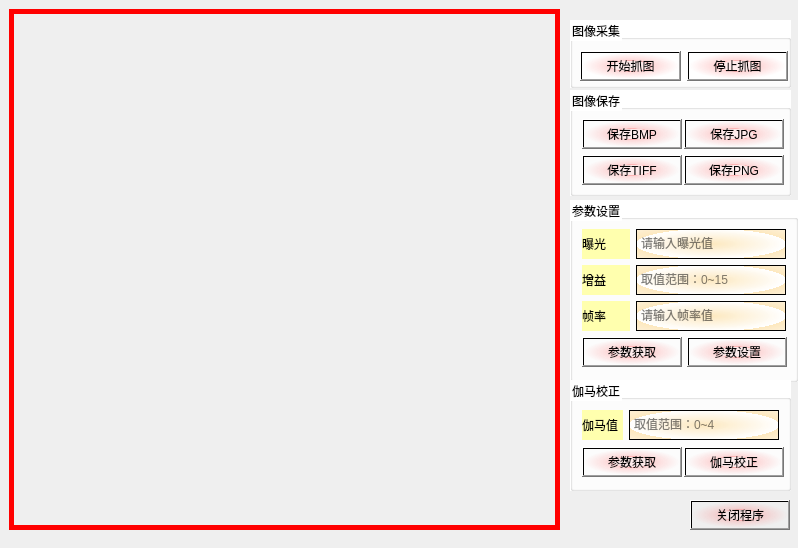
<?xml version="1.0" encoding="UTF-8"?>
<ui version="4.0">
 <class>Widget</class>
 <widget class="QWidget" name="Widget">
  <property name="geometry">
   <rect>
    <x>0</x>
    <y>0</y>
    <width>798</width>
    <height>548</height>
   </rect>
  </property>
  <property name="windowTitle">
   <string>Widget</string>
  </property>
  <widget class="QLabel" name="label">
   <property name="geometry">
    <rect>
     <x>9</x>
     <y>9</y>
     <width>551</width>
     <height>521</height>
    </rect>
   </property>
   <property name="styleSheet">
    <string notr="true">QLabel{
border-image:url(1.jpg);
border:5px solid red;
border-image:url(1.jpg);
}
</string>
   </property>
   <property name="text">
    <string/>
   </property>
  </widget>
  <widget class="QGroupBox" name="groupBox_3">
   <property name="geometry">
    <rect>
     <x>570</x>
     <y>90</y>
     <width>221</width>
     <height>106</height>
    </rect>
   </property>
   <property name="styleSheet">
    <string notr="true">font: 12pt &quot;楷体&quot;;
background-color: rgb(255, 255, 255);</string>
   </property>
   <property name="title">
    <string>图像保存</string>
   </property>
   <layout class="QVBoxLayout" name="verticalLayout_3">
    <item>
     <layout class="QHBoxLayout" name="horizontalLayout_4">
      <item>
       <widget class="QPushButton" name="btnSaveBMP">
        <property name="minimumSize">
         <size>
          <width>100</width>
          <height>30</height>
         </size>
        </property>
        <property name="toolTip">
         <string>&lt;html&gt;&lt;head/&gt;&lt;body&gt;&lt;p align=&quot;center&quot;&gt;&lt;span style=&quot; color:#ffffff;&quot;&gt;&lt;br/&gt;&lt;/span&gt;&lt;/p&gt;&lt;/body&gt;&lt;/html&gt;</string>
        </property>
        <property name="styleSheet">
         <string notr="true">font: 12pt &quot;楷体&quot;;
background-color: qradialgradient(spread:pad, cx:0.5, cy:0.5, radius:0.5, fx:0.5, fy:0.5, stop:0 rgba(255, 235, 235, 206), stop:0.35 rgba(255, 188, 188, 80), stop:0.4 rgba(255, 162, 162, 80), stop:0.425 rgba(255, 132, 132, 156), stop:0.44 rgba(252, 128, 128, 80), stop:1 rgba(255, 255, 255, 0));</string>
        </property>
        <property name="text">
         <string>保存BMP</string>
        </property>
       </widget>
      </item>
      <item>
       <widget class="QPushButton" name="btnSaveJPG">
        <property name="minimumSize">
         <size>
          <width>100</width>
          <height>30</height>
         </size>
        </property>
        <property name="toolTip">
         <string>&lt;html&gt;&lt;head/&gt;&lt;body&gt;&lt;p align=&quot;center&quot;&gt;&lt;span style=&quot; color:#ffffff;&quot;&gt;&lt;br/&gt;&lt;/span&gt;&lt;/p&gt;&lt;/body&gt;&lt;/html&gt;</string>
        </property>
        <property name="styleSheet">
         <string notr="true">font: 12pt &quot;楷体&quot;;
background-color: qradialgradient(spread:pad, cx:0.5, cy:0.5, radius:0.5, fx:0.5, fy:0.5, stop:0 rgba(255, 235, 235, 206), stop:0.35 rgba(255, 188, 188, 80), stop:0.4 rgba(255, 162, 162, 80), stop:0.425 rgba(255, 132, 132, 156), stop:0.44 rgba(252, 128, 128, 80), stop:1 rgba(255, 255, 255, 0));</string>
        </property>
        <property name="text">
         <string>保存JPG</string>
        </property>
       </widget>
      </item>
     </layout>
    </item>
    <item>
     <layout class="QHBoxLayout" name="horizontalLayout_5">
      <item>
       <widget class="QPushButton" name="btnSaveTIFF">
        <property name="minimumSize">
         <size>
          <width>100</width>
          <height>30</height>
         </size>
        </property>
        <property name="toolTip">
         <string>&lt;html&gt;&lt;head/&gt;&lt;body&gt;&lt;p align=&quot;center&quot;&gt;&lt;span style=&quot; color:#ffffff;&quot;&gt;&lt;br/&gt;&lt;/span&gt;&lt;/p&gt;&lt;/body&gt;&lt;/html&gt;</string>
        </property>
        <property name="styleSheet">
         <string notr="true">font: 12pt &quot;楷体&quot;;
background-color: qradialgradient(spread:pad, cx:0.5, cy:0.5, radius:0.5, fx:0.5, fy:0.5, stop:0 rgba(255, 235, 235, 206), stop:0.35 rgba(255, 188, 188, 80), stop:0.4 rgba(255, 162, 162, 80), stop:0.425 rgba(255, 132, 132, 156), stop:0.44 rgba(252, 128, 128, 80), stop:1 rgba(255, 255, 255, 0));</string>
        </property>
        <property name="text">
         <string>保存TIFF</string>
        </property>
       </widget>
      </item>
      <item>
       <widget class="QPushButton" name="btnSavePNG">
        <property name="minimumSize">
         <size>
          <width>100</width>
          <height>30</height>
         </size>
        </property>
        <property name="toolTip">
         <string>&lt;html&gt;&lt;head/&gt;&lt;body&gt;&lt;p align=&quot;center&quot;&gt;&lt;span style=&quot; color:#ffffff;&quot;&gt;&lt;br/&gt;&lt;/span&gt;&lt;/p&gt;&lt;/body&gt;&lt;/html&gt;</string>
        </property>
        <property name="styleSheet">
         <string notr="true">font: 12pt &quot;楷体&quot;;
background-color: qradialgradient(spread:pad, cx:0.5, cy:0.5, radius:0.5, fx:0.5, fy:0.5, stop:0 rgba(255, 235, 235, 206), stop:0.35 rgba(255, 188, 188, 80), stop:0.4 rgba(255, 162, 162, 80), stop:0.425 rgba(255, 132, 132, 156), stop:0.44 rgba(252, 128, 128, 80), stop:1 rgba(255, 255, 255, 0));</string>
        </property>
        <property name="text">
         <string>保存PNG</string>
        </property>
       </widget>
      </item>
     </layout>
    </item>
   </layout>
  </widget>
  <widget class="QGroupBox" name="groupBox_4">
   <property name="geometry">
    <rect>
     <x>570</x>
     <y>20</y>
     <width>221</width>
     <height>68</height>
    </rect>
   </property>
   <property name="styleSheet">
    <string notr="true">font: 12pt &quot;楷体&quot;;
background-color: rgb(255, 255, 255);</string>
   </property>
   <property name="title">
    <string>图像采集</string>
   </property>
   <widget class="QWidget" name="layoutWidget">
    <property name="geometry">
     <rect>
      <x>10</x>
      <y>30</y>
      <width>208</width>
      <height>32</height>
     </rect>
    </property>
    <layout class="QHBoxLayout" name="horizontalLayout">
     <item>
      <widget class="QPushButton" name="btnStartGrab">
       <property name="minimumSize">
        <size>
         <width>100</width>
         <height>30</height>
        </size>
       </property>
       <property name="toolTip">
        <string>&lt;html&gt;&lt;head/&gt;&lt;body&gt;&lt;p align=&quot;center&quot;&gt;&lt;span style=&quot; color:#ffffff;&quot;&gt;&lt;br/&gt;&lt;/span&gt;&lt;/p&gt;&lt;/body&gt;&lt;/html&gt;</string>
       </property>
       <property name="styleSheet">
        <string notr="true">font: 12pt &quot;楷体&quot;;
background-color: qradialgradient(spread:pad, cx:0.5, cy:0.5, radius:0.5, fx:0.5, fy:0.5, stop:0 rgba(255, 235, 235, 206), stop:0.35 rgba(255, 188, 188, 80), stop:0.4 rgba(255, 162, 162, 80), stop:0.425 rgba(255, 132, 132, 156), stop:0.44 rgba(252, 128, 128, 80), stop:1 rgba(255, 255, 255, 0));</string>
       </property>
       <property name="text">
        <string>开始抓图</string>
       </property>
      </widget>
     </item>
     <item>
      <widget class="QPushButton" name="btnStopGrab">
       <property name="minimumSize">
        <size>
         <width>100</width>
         <height>30</height>
        </size>
       </property>
       <property name="toolTip">
        <string>&lt;html&gt;&lt;head/&gt;&lt;body&gt;&lt;p align=&quot;center&quot;&gt;&lt;span style=&quot; color:#ffffff;&quot;&gt;&lt;br/&gt;&lt;/span&gt;&lt;/p&gt;&lt;/body&gt;&lt;/html&gt;</string>
       </property>
       <property name="styleSheet">
        <string notr="true">font: 12pt &quot;楷体&quot;;
background-color: qradialgradient(spread:pad, cx:0.5, cy:0.5, radius:0.5, fx:0.5, fy:0.5, stop:0 rgba(255, 235, 235, 206), stop:0.35 rgba(255, 188, 188, 80), stop:0.4 rgba(255, 162, 162, 80), stop:0.425 rgba(255, 132, 132, 156), stop:0.44 rgba(252, 128, 128, 80), stop:1 rgba(255, 255, 255, 0));</string>
       </property>
       <property name="text">
        <string>停止抓图</string>
       </property>
      </widget>
     </item>
    </layout>
   </widget>
  </widget>
  <widget class="QGroupBox" name="groupBox_5">
   <property name="geometry">
    <rect>
     <x>570</x>
     <y>200</y>
     <width>228</width>
     <height>182</height>
    </rect>
   </property>
   <property name="styleSheet">
    <string notr="true">font: 12pt &quot;楷体&quot;;
background-color: rgb(255, 255, 255);</string>
   </property>
   <property name="title">
    <string>参数设置</string>
   </property>
   <layout class="QVBoxLayout" name="verticalLayout">
    <item>
     <layout class="QHBoxLayout" name="horizontalLayout_7">
      <item>
       <widget class="QLabel" name="label_2">
        <property name="styleSheet">
         <string notr="true">background-color: rgb(255, 255, 174);</string>
        </property>
        <property name="text">
         <string>曝光</string>
        </property>
       </widget>
      </item>
      <item>
       <widget class="QPlainTextEdit" name="B__expose">
        <property name="maximumSize">
         <size>
          <width>150</width>
          <height>30</height>
         </size>
        </property>
        <property name="styleSheet">
         <string notr="true">background-color: qradialgradient(spread:repeat, cx:0.5, cy:0.5, radius:0.5, fx:0.5, fy:0.5, stop:0 rgba(255, 170, 0, 62), stop:1 rgba(255, 255, 255, 255));</string>
        </property>
        <property name="placeholderText">
         <string>请输入曝光值</string>
        </property>
       </widget>
      </item>
     </layout>
    </item>
    <item>
     <layout class="QHBoxLayout" name="horizontalLayout_8">
      <item>
       <widget class="QLabel" name="label_3">
        <property name="styleSheet">
         <string notr="true">background-color: rgb(255, 255, 174);</string>
        </property>
        <property name="text">
         <string>增益</string>
        </property>
       </widget>
      </item>
      <item>
       <widget class="QPlainTextEdit" name="B__gamma_2">
        <property name="maximumSize">
         <size>
          <width>150</width>
          <height>30</height>
         </size>
        </property>
        <property name="styleSheet">
         <string notr="true">background-color: qradialgradient(spread:repeat, cx:0.5, cy:0.5, radius:0.5, fx:0.5, fy:0.5, stop:0 rgba(255, 170, 0, 62), stop:1 rgba(255, 255, 255, 255));</string>
        </property>
        <property name="placeholderText">
         <string>取值范围：0~15</string>
        </property>
       </widget>
      </item>
     </layout>
    </item>
    <item>
     <layout class="QHBoxLayout" name="horizontalLayout_9">
      <item>
       <widget class="QLabel" name="label_4">
        <property name="styleSheet">
         <string notr="true">background-color: rgb(255, 255, 174);</string>
        </property>
        <property name="text">
         <string>帧率</string>
        </property>
       </widget>
      </item>
      <item>
       <widget class="QPlainTextEdit" name="B__fps">
        <property name="maximumSize">
         <size>
          <width>150</width>
          <height>30</height>
         </size>
        </property>
        <property name="styleSheet">
         <string notr="true">background-color: qradialgradient(spread:repeat, cx:0.5, cy:0.5, radius:0.5, fx:0.5, fy:0.5, stop:0 rgba(255, 170, 0, 62), stop:1 rgba(255, 255, 255, 255));</string>
        </property>
        <property name="placeholderText">
         <string>请输入帧率值</string>
        </property>
       </widget>
      </item>
     </layout>
    </item>
    <item>
     <layout class="QHBoxLayout" name="horizontalLayout_6">
      <item>
       <widget class="QPushButton" name="B_getParam">
        <property name="minimumSize">
         <size>
          <width>100</width>
          <height>30</height>
         </size>
        </property>
        <property name="toolTip">
         <string>&lt;html&gt;&lt;head/&gt;&lt;body&gt;&lt;p align=&quot;center&quot;&gt;&lt;span style=&quot; color:#ffffff;&quot;&gt;&lt;br/&gt;&lt;/span&gt;&lt;/p&gt;&lt;/body&gt;&lt;/html&gt;</string>
        </property>
        <property name="styleSheet">
         <string notr="true">font: 12pt &quot;楷体&quot;;
background-color: qradialgradient(spread:pad, cx:0.5, cy:0.5, radius:0.5, fx:0.5, fy:0.5, stop:0 rgba(255, 235, 235, 206), stop:0.35 rgba(255, 188, 188, 80), stop:0.4 rgba(255, 162, 162, 80), stop:0.425 rgba(255, 132, 132, 156), stop:0.44 rgba(252, 128, 128, 80), stop:1 rgba(255, 255, 255, 0));</string>
        </property>
        <property name="text">
         <string>参数获取</string>
        </property>
       </widget>
      </item>
      <item>
       <widget class="QPushButton" name="B_setParam">
        <property name="minimumSize">
         <size>
          <width>100</width>
          <height>30</height>
         </size>
        </property>
        <property name="toolTip">
         <string>&lt;html&gt;&lt;head/&gt;&lt;body&gt;&lt;p align=&quot;center&quot;&gt;&lt;span style=&quot; color:#ffffff;&quot;&gt;&lt;br/&gt;&lt;/span&gt;&lt;/p&gt;&lt;/body&gt;&lt;/html&gt;</string>
        </property>
        <property name="styleSheet">
         <string notr="true">font: 12pt &quot;楷体&quot;;
background-color: qradialgradient(spread:pad, cx:0.5, cy:0.5, radius:0.5, fx:0.5, fy:0.5, stop:0 rgba(255, 235, 235, 206), stop:0.35 rgba(255, 188, 188, 80), stop:0.4 rgba(255, 162, 162, 80), stop:0.425 rgba(255, 132, 132, 156), stop:0.44 rgba(252, 128, 128, 80), stop:1 rgba(255, 255, 255, 0));</string>
        </property>
        <property name="text">
         <string>参数设置</string>
        </property>
       </widget>
      </item>
     </layout>
    </item>
   </layout>
  </widget>
  <widget class="QGroupBox" name="groupBox_6">
   <property name="geometry">
    <rect>
     <x>570</x>
     <y>380</y>
     <width>221</width>
     <height>111</height>
    </rect>
   </property>
   <property name="styleSheet">
    <string notr="true">font: 12pt &quot;楷体&quot;;
background-color: rgb(255, 255, 255);</string>
   </property>
   <property name="title">
    <string>伽马校正</string>
   </property>
   <layout class="QVBoxLayout" name="verticalLayout_2">
    <item>
     <layout class="QHBoxLayout" name="horizontalLayout_10">
      <item>
       <widget class="QLabel" name="label_Gamma">
        <property name="styleSheet">
         <string notr="true">background-color: rgb(255, 255, 174);</string>
        </property>
        <property name="text">
         <string>伽马值</string>
        </property>
       </widget>
      </item>
      <item>
       <widget class="QPlainTextEdit" name="B__Gamma">
        <property name="maximumSize">
         <size>
          <width>150</width>
          <height>30</height>
         </size>
        </property>
        <property name="styleSheet">
         <string notr="true">background-color: qradialgradient(spread:repeat, cx:0.5, cy:0.5, radius:0.5, fx:0.5, fy:0.5, stop:0 rgba(255, 170, 0, 62), stop:1 rgba(255, 255, 255, 255));</string>
        </property>
        <property name="placeholderText">
         <string>取值范围：0~4</string>
        </property>
       </widget>
      </item>
     </layout>
    </item>
    <item>
     <layout class="QHBoxLayout" name="horizontalLayout_13">
      <item>
       <widget class="QPushButton" name="B_getGamma">
        <property name="minimumSize">
         <size>
          <width>100</width>
          <height>30</height>
         </size>
        </property>
        <property name="toolTip">
         <string>&lt;html&gt;&lt;head/&gt;&lt;body&gt;&lt;p align=&quot;center&quot;&gt;&lt;span style=&quot; color:#ffffff;&quot;&gt;&lt;br/&gt;&lt;/span&gt;&lt;/p&gt;&lt;/body&gt;&lt;/html&gt;</string>
        </property>
        <property name="styleSheet">
         <string notr="true">font: 12pt &quot;楷体&quot;;
background-color: qradialgradient(spread:pad, cx:0.5, cy:0.5, radius:0.5, fx:0.5, fy:0.5, stop:0 rgba(255, 235, 235, 206), stop:0.35 rgba(255, 188, 188, 80), stop:0.4 rgba(255, 162, 162, 80), stop:0.425 rgba(255, 132, 132, 156), stop:0.44 rgba(252, 128, 128, 80), stop:1 rgba(255, 255, 255, 0));</string>
        </property>
        <property name="text">
         <string>参数获取</string>
        </property>
       </widget>
      </item>
      <item>
       <widget class="QPushButton" name="B_setGamma">
        <property name="minimumSize">
         <size>
          <width>100</width>
          <height>30</height>
         </size>
        </property>
        <property name="toolTip">
         <string>&lt;html&gt;&lt;head/&gt;&lt;body&gt;&lt;p align=&quot;center&quot;&gt;&lt;span style=&quot; color:#ffffff;&quot;&gt;&lt;br/&gt;&lt;/span&gt;&lt;/p&gt;&lt;/body&gt;&lt;/html&gt;</string>
        </property>
        <property name="styleSheet">
         <string notr="true">font: 12pt &quot;楷体&quot;;
background-color: qradialgradient(spread:pad, cx:0.5, cy:0.5, radius:0.5, fx:0.5, fy:0.5, stop:0 rgba(255, 235, 235, 206), stop:0.35 rgba(255, 188, 188, 80), stop:0.4 rgba(255, 162, 162, 80), stop:0.425 rgba(255, 132, 132, 156), stop:0.44 rgba(252, 128, 128, 80), stop:1 rgba(255, 255, 255, 0));</string>
        </property>
        <property name="text">
         <string>伽马校正</string>
        </property>
       </widget>
      </item>
     </layout>
    </item>
   </layout>
  </widget>
  <widget class="QPushButton" name="btnCloseWin">
   <property name="geometry">
    <rect>
     <x>690</x>
     <y>500</y>
     <width>100</width>
     <height>30</height>
    </rect>
   </property>
   <property name="minimumSize">
    <size>
     <width>100</width>
     <height>30</height>
    </size>
   </property>
   <property name="toolTip">
    <string>&lt;html&gt;&lt;head/&gt;&lt;body&gt;&lt;p align=&quot;center&quot;&gt;&lt;span style=&quot; color:#ffffff;&quot;&gt;&lt;br/&gt;&lt;/span&gt;&lt;/p&gt;&lt;/body&gt;&lt;/html&gt;</string>
   </property>
   <property name="styleSheet">
    <string notr="true">font: 12pt &quot;楷体&quot;;
background-color: qradialgradient(spread:pad, cx:0.5, cy:0.5, radius:0.5, fx:0.5, fy:0.5, stop:0 rgba(255, 235, 235, 206), stop:0.35 rgba(255, 188, 188, 80), stop:0.4 rgba(255, 162, 162, 80), stop:0.425 rgba(255, 132, 132, 156), stop:0.44 rgba(252, 128, 128, 80), stop:1 rgba(255, 255, 255, 0));</string>
   </property>
   <property name="text">
    <string>关闭程序</string>
   </property>
  </widget>
 </widget>
 <resources/>
 <connections/>
</ui>
